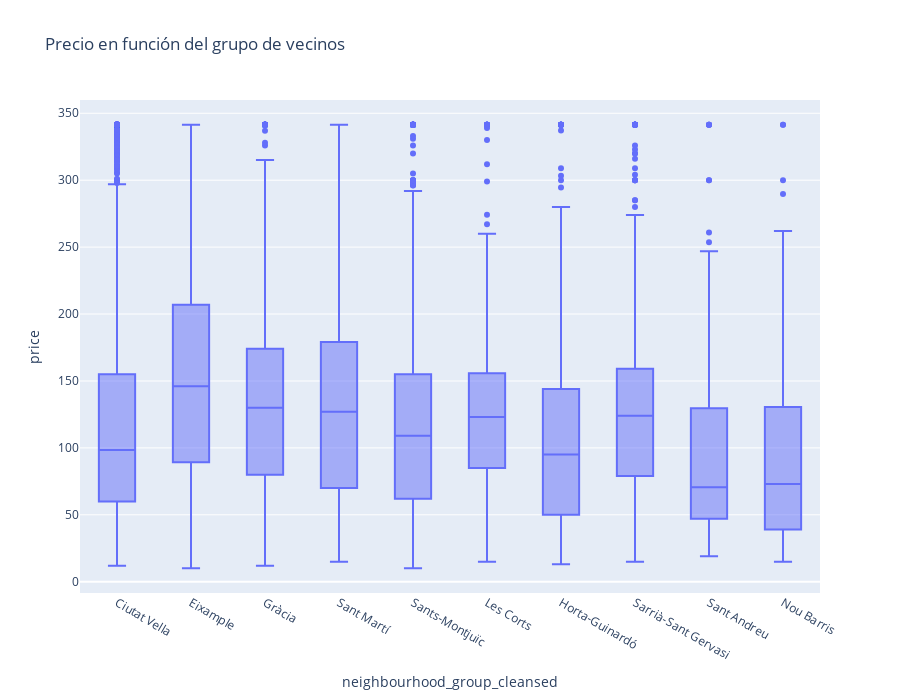

The code cell stored with this chart in its notebook:
### Code cell
fig = px.box(df_listings, x='neighbourhood_group_cleansed', y='price', template='plotly', title='Precio en función del grupo de vecinos',height=700)

# Guardar el gráfico en un archivo HTML
#pio.write_html(fig, file='5_precio_grupovecinos.html', auto_open=True)

fig.show()

### Figure 1 — Plotly figure (JSON) as saved in the notebook; plotly's stock layout.template omitted (floating-point values rounded to 4 significant figures; data arrays with more than 128 entries replaced by an {"elided": "..."} marker saying what was removed)
{"data": [{"alignmentgroup": "True", "hovertemplate": "neighbourhood_group_cleansed=%{x}<br>price=%{y}<extra></extra>", "legendgroup": "", "marker": {"color": "#636efa"}, "name": "", "notched": false, "offsetgroup": "", "orientation": "v", "showlegend": false, "type": "box", "x": {"elided": "18519 str values"}, "x0": " ", "xaxis": "x", "y": {"elided": "18519 float values"}, "y0": " ", "yaxis": "y"}], "layout": {"boxmode": "group", "height": 700, "legend": {"tracegroupgap": 0}, "title": {"text": "Precio en función del grupo de vecinos"}, "xaxis": {"anchor": "y", "domain": [0, 1], "title": {"text": "neighbourhood_group_cleansed"}}, "yaxis": {"anchor": "x", "domain": [0, 1], "title": {"text": "price"}}}}
